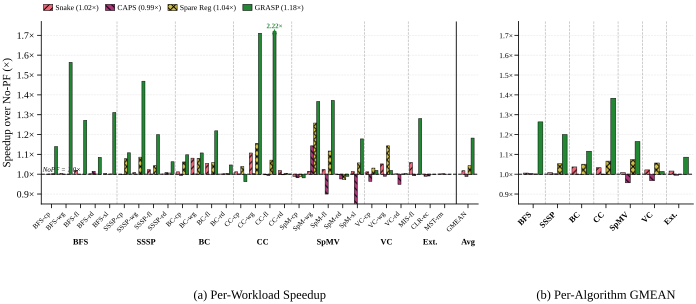

Generate this figure with Python:
#!/usr/bin/env python3
"""
Round 4 §5.2 Layout C: Side-by-side composite (per-workload bars + per-alg GMEAN bars).

Two columns with width ratio 2.5:1
  Left  (a): Full 28-workload x 4-scheme grouped bars (squeezed to ~5" wide)
  Right (b): Per-algorithm GMEAN x 4-scheme grouped bars (7 alg groups x 4 bars)

Round 4 visual rules:
  - PALETTE_TOL_BRIGHT (greens/reds/purples) — no blue/orange
  - HATCHES_DENSE for B&W readability
  - GRASP = green (palette[0]) + solid (HATCHES_DENSE[0])
  - Subplot labels (a)/(b) BELOW axes via subplot_label helper
  - Path depth: parents[5]

Output: proto_r4_52_C.{pdf,svg} in this directory.
"""
from __future__ import annotations
import json
import re
import sys
from pathlib import Path

import numpy as np

# NOTE: round4/ is 5 levels deep from repo root
_REPO = Path(__file__).resolve().parents[5]
sys.path.insert(0, str(_REPO / "ima_plan/07_paper_outline/plot_style"))
from plot_util import (  # noqa: E402
    apply_style, figsize_full, save_fig,
    PALETTE_TOL_BRIGHT, HATCHES_DENSE, subplot_label,
)
from workload_names import (  # noqa: E402
    ORDERED_28, SHORT_NAME, ALG_GROUPS, group_separator_positions,
)

apply_style()
import matplotlib.pyplot as plt  # noqa: E402
from matplotlib.patches import Patch  # noqa: E402


# ── Path constants ───────────────────────────────────────────────────────────
EFF_JSON = (_REPO /
            "ima_plan/07_paper_outline/figures/effectiveness_data.json")
SOTA_MD = (_REPO /
           "ima_plan/05_implementation/sota_baseline/"
           "sota_experiment_results.md")


# ── Step 1: Load GRASP D5b speedups ──────────────────────────────────────────
eff = json.loads(EFF_JSON.read_text())
grasp_pct = {}
for k in ORDERED_28:
    grasp_pct[k] = eff["workloads"][k]["derived"]["speedup_pct"]


# ── Step 2: Parse SOTA top table ─────────────────────────────────────────────
sota_text = SOTA_MD.read_text()
row_re = re.compile(
    r"\|\s*\d+\s*\|\s*`([^`]+)`\s*\|[^|]*\|[^|]*\|"
    r"\s*([+-]?\d+\.\d+)%\s*\|"
    r"\s*([+-]?\d+\.\d+)%\s*\|"
    r"\s*([+-]?\d+\.\d+)%\s*\|"
)
sota_pct = {}
for m in row_re.finditer(sota_text):
    name = m.group(1)
    sota_pct[name] = {
        "Snake":     float(m.group(2)),
        "CAPS":      float(m.group(3)),
        "Spare Reg": float(m.group(4)),
    }


# ── Step 3: Extended workloads ───────────────────────────────────────────────
ext_re = re.compile(
    r"\|\s*`(pann_\w+|ls_\w+)`\s*\|[^|]*\|[^|]*\|\s*"
    r"(Snake|CAPS|Spare Reg)\s*\|\s*([\d\.]+)\s*\|"
)
ext_sota_ipc = {}
for m in ext_re.finditer(sota_text):
    name, scheme, ipc = m.group(1), m.group(2), float(m.group(3))
    ext_sota_ipc.setdefault(name, {})[scheme] = ipc

for name in ("pann_mis_flickr", "pann_color_eco", "ls_mst_rmat12"):
    np_ipc = eff["workloads"][name]["baseline"]["ipc"]
    sota_pct[name] = {}
    for scheme in ("Snake", "CAPS", "Spare Reg"):
        sota_ipc = ext_sota_ipc.get(name, {}).get(scheme)
        if sota_ipc is None:
            sota_pct[name][scheme] = 0.0
        else:
            sota_pct[name][scheme] = (sota_ipc / np_ipc - 1.0) * 100.0


# ── Step 4: Build per-scheme arrays ──────────────────────────────────────────
def to_mult(pct: float) -> float:
    return 1.0 + pct / 100.0


snake_mult = np.array([to_mult(sota_pct[k]["Snake"])     for k in ORDERED_28])
caps_mult  = np.array([to_mult(sota_pct[k]["CAPS"])      for k in ORDERED_28])
spare_mult = np.array([to_mult(sota_pct[k]["Spare Reg"]) for k in ORDERED_28])
grasp_mult = np.array([to_mult(grasp_pct[k])             for k in ORDERED_28])


def gmean(arr: np.ndarray) -> float:
    return float(np.exp(np.mean(np.log(arr))))


snake_gm = gmean(snake_mult)
caps_gm  = gmean(caps_mult)
spare_gm = gmean(spare_mult)
grasp_gm = gmean(grasp_mult)

# Append global GMEAN as last column on the LEFT panel
snake_all = np.append(snake_mult, snake_gm)
caps_all  = np.append(caps_mult,  caps_gm)
spare_all = np.append(spare_mult, spare_gm)
grasp_all = np.append(grasp_mult, grasp_gm)

n_wkl = len(ORDERED_28)
n_total = n_wkl + 1
labels = [SHORT_NAME[k] for k in ORDERED_28] + ["GMEAN"]


# ── Per-algorithm GMEAN (RIGHT panel) ────────────────────────────────────────
key_to_idx = {k: i for i, k in enumerate(ORDERED_28)}
alg_names = [g for g, _ in ALG_GROUPS]


def alg_gmean(arr: np.ndarray, gwkls) -> float:
    idxs = [key_to_idx[k] for k in gwkls]
    sub = arr[idxs]
    return float(np.exp(np.mean(np.log(sub))))


snake_alg = np.array([alg_gmean(snake_mult, gw) for _, gw in ALG_GROUPS])
caps_alg  = np.array([alg_gmean(caps_mult,  gw) for _, gw in ALG_GROUPS])
spare_alg = np.array([alg_gmean(spare_mult, gw) for _, gw in ALG_GROUPS])
grasp_alg = np.array([alg_gmean(grasp_mult, gw) for _, gw in ALG_GROUPS])


# ── Figure layout: 1 row × 2 cols (width_ratios=[2.5, 1]) ───────────────────
fig = plt.figure(
    figsize=figsize_full(aspect=0.40),
    constrained_layout=True,
)
gs = fig.add_gridspec(
    nrows=1, ncols=2,
    width_ratios=[2.5, 1.0],
    wspace=0.06,
)
ax_left = fig.add_subplot(gs[0])
ax_right = fig.add_subplot(gs[1])


# ────────────────────────────────────────────────────────────────────────────
# LEFT — Per-workload grouped bars (squeezed)
# ────────────────────────────────────────────────────────────────────────────
GMEAN_GAP = 0.6
x = np.arange(n_total, dtype=float)
x[-1] += GMEAN_GAP

bar_w = 0.21
offsets = np.array([-1.5, -0.5, 0.5, 1.5]) * bar_w

Y_LO, Y_HI = 0.85, 1.72

schemes = [
    ("Snake",     snake_all, PALETTE_TOL_BRIGHT[1], HATCHES_DENSE[1]),
    ("CAPS",      caps_all,  PALETTE_TOL_BRIGHT[2], HATCHES_DENSE[2]),
    ("Spare Reg", spare_all, PALETTE_TOL_BRIGHT[3], HATCHES_DENSE[3]),
    ("GRASP",     grasp_all, PALETTE_TOL_BRIGHT[0], HATCHES_DENSE[0]),
]


def height_from_baseline(vals: np.ndarray) -> np.ndarray:
    clipped = np.minimum(vals, Y_HI)
    return clipped - 1.0


bar_containers = {}
for i, (name, vals, color, hatch) in enumerate(schemes):
    heights = height_from_baseline(vals)
    bars = ax_left.bar(
        x + offsets[i], heights, bar_w,
        bottom=1.0,
        label=name, color=color, hatch=hatch,
        edgecolor="black", linewidth=0.35,
        zorder=3,
    )
    bar_containers[name] = (bars, vals, color)

# Annotate clipped outliers
for name, (bars, vals, color) in bar_containers.items():
    for j, bar in enumerate(bars):
        v = vals[j]
        if v < Y_HI:
            continue
        cx = bar.get_x() + bar.get_width() / 2
        ax_left.annotate(
            f"{v:.2f}\u00d7",
            xy=(cx, Y_HI),
            xytext=(0, 1.2), textcoords="offset points",
            ha="center", va="bottom",
            fontsize=5.0, fontweight="bold", color=color,
            zorder=6,
        )
        ax_left.annotate(
            "",
            xy=(cx, Y_HI + 0.012), xytext=(cx, Y_HI - 0.005),
            arrowprops=dict(arrowstyle="->", color=color,
                            lw=0.5, shrinkA=0, shrinkB=0),
            zorder=5,
        )

# Baseline reference line + label
ax_left.axhline(1.0, color="black", linestyle="--", linewidth=0.7, zorder=2)
ax_left.text(
    -0.6, 1.005, "NoPF = 1.0\u00d7",
    fontsize=5.0, color="black", ha="left", va="bottom",
    style="italic", zorder=2,
)

# Group separators
for sp in group_separator_positions(ORDERED_28):
    ax_left.axvline(x=sp, color="#999999", linestyle="--",
                    linewidth=0.5, alpha=0.7, zorder=1)
gmean_sep_x = (n_wkl - 1) + (1 + GMEAN_GAP) / 2.0
ax_left.axvline(x=gmean_sep_x, color="black", linestyle="-",
                linewidth=0.8, alpha=0.8, zorder=1)

# Algorithm group labels under x-tick labels
cumulative = 0
for gname, gwkls in ALG_GROUPS:
    gsize = len(gwkls)
    centre = cumulative + (gsize - 1) / 2.0
    ax_left.annotate(
        gname,
        xy=(centre, 0), xycoords=("data", "axes fraction"),
        xytext=(0, -25), textcoords="offset points",
        ha="center", va="top",
        fontsize=6.0, fontweight="bold",
        annotation_clip=False,
    )
    cumulative += gsize
ax_left.annotate(
    "Avg",
    xy=(x[-1], 0), xycoords=("data", "axes fraction"),
    xytext=(0, -25), textcoords="offset points",
    ha="center", va="top",
    fontsize=6.0, fontweight="bold",
    annotation_clip=False,
)

ax_left.set_xticks(x)
ax_left.set_xticklabels(labels, rotation=45, ha="right", fontsize=5.0)
ax_left.set_xlim(-0.7, x[-1] + 0.7)
ax_left.set_ylim(Y_LO, Y_HI + 0.05)
ax_left.set_ylabel("Speedup over No-PF (\u00d7)")
yticks = [0.9, 1.0, 1.1, 1.2, 1.3, 1.4, 1.5, 1.6, 1.7]
ax_left.set_yticks(yticks)
ax_left.set_yticklabels([f"{t:.1f}\u00d7" for t in yticks])

# Legend (above left panel) with per-scheme global GMEAN inline
legend_patches = [
    Patch(facecolor=PALETTE_TOL_BRIGHT[1], edgecolor="black",
          hatch=HATCHES_DENSE[1], linewidth=0.4,
          label=f"Snake ({snake_gm:.2f}\u00d7)"),
    Patch(facecolor=PALETTE_TOL_BRIGHT[2], edgecolor="black",
          hatch=HATCHES_DENSE[2], linewidth=0.4,
          label=f"CAPS ({caps_gm:.2f}\u00d7)"),
    Patch(facecolor=PALETTE_TOL_BRIGHT[3], edgecolor="black",
          hatch=HATCHES_DENSE[3], linewidth=0.4,
          label=f"Spare Reg ({spare_gm:.2f}\u00d7)"),
    Patch(facecolor=PALETTE_TOL_BRIGHT[0], edgecolor="black",
          hatch=HATCHES_DENSE[0], linewidth=0.4,
          label=f"GRASP ({grasp_gm:.2f}\u00d7)"),
]
ax_left.legend(
    handles=legend_patches, ncol=4, fontsize=5.5,
    loc="lower left", bbox_to_anchor=(0.0, 1.04), frameon=False,
    handlelength=1.2, handleheight=0.85,
    columnspacing=0.9, handletextpad=0.35,
    borderaxespad=0,
)
subplot_label(ax_left, "(a) Per-Workload Speedup", y=-0.55)


# ────────────────────────────────────────────────────────────────────────────
# RIGHT — Per-algorithm GMEAN grouped bars
# ────────────────────────────────────────────────────────────────────────────
n_alg = len(ALG_GROUPS)
xa = np.arange(n_alg, dtype=float)
bar_wa = 0.20
offsets_a = np.array([-1.5, -0.5, 0.5, 1.5]) * bar_wa

Y2_HI = 1.72  # match left panel ceiling

schemes_alg = [
    ("Snake",     snake_alg, PALETTE_TOL_BRIGHT[1], HATCHES_DENSE[1]),
    ("CAPS",      caps_alg,  PALETTE_TOL_BRIGHT[2], HATCHES_DENSE[2]),
    ("Spare Reg", spare_alg, PALETTE_TOL_BRIGHT[3], HATCHES_DENSE[3]),
    ("GRASP",     grasp_alg, PALETTE_TOL_BRIGHT[0], HATCHES_DENSE[0]),
]

for i, (name, vals, color, hatch) in enumerate(schemes_alg):
    heights = np.minimum(vals, Y2_HI) - 1.0
    bars_a = ax_right.bar(
        xa + offsets_a[i], heights, bar_wa,
        bottom=1.0,
        color=color, hatch=hatch,
        edgecolor="black", linewidth=0.35,
        zorder=3,
    )
    # Outlier annotation
    for j, bar in enumerate(bars_a):
        v = vals[j]
        if v < Y2_HI:
            continue
        cx = bar.get_x() + bar.get_width() / 2
        ax_right.annotate(
            f"{v:.2f}\u00d7",
            xy=(cx, Y2_HI),
            xytext=(0, 1.2), textcoords="offset points",
            ha="center", va="bottom",
            fontsize=5.0, fontweight="bold", color=color,
            zorder=6,
        )

ax_right.axhline(1.0, color="black", linestyle="--", linewidth=0.7, zorder=2)

# Group separators between algorithms
for k in range(1, n_alg):
    ax_right.axvline(k - 0.5, color="#999999", linestyle="--",
                     linewidth=0.5, alpha=0.7, zorder=1)

ax_right.set_xticks(xa)
ax_right.set_xticklabels(alg_names, rotation=45, ha="right",
                         fontsize=6.0, fontweight="bold")
ax_right.set_xlim(-0.6, n_alg - 0.4)
ax_right.set_ylim(Y_LO, Y_HI + 0.05)
ax_right.set_yticks(yticks)
# Compact y-axis: hide tick labels (shared semantics with left panel)
ax_right.set_yticklabels([f"{t:.1f}\u00d7" for t in yticks], fontsize=5.5)
ax_right.tick_params(axis="y", pad=1)

subplot_label(ax_right, "(b) Per-Algorithm GMEAN", y=-0.55)


# ── Save ────────────────────────────────────────────────────────────────────
out_dir = Path(__file__).resolve().parent
save_fig(fig, "proto_r4_52_C", out_dir)
plt.close(fig)


# ── Console summary ─────────────────────────────────────────────────────────
print("=== Round 4 §5.2 Layout C — Side-by-side ===")
print(f"Workloads: {n_wkl}  |  Global GMEAN per scheme:")
print(f"  Snake     {snake_gm:.3f}\u00d7")
print(f"  CAPS      {caps_gm:.3f}\u00d7")
print(f"  Spare Reg {spare_gm:.3f}\u00d7")
print(f"  GRASP     {grasp_gm:.3f}\u00d7")
print()

print("Per-algorithm GMEAN (right panel):")
print(f"  {'group':6s}  {'Snake':>8s}  {'CAPS':>8s}  {'SR':>8s}  {'GRASP':>8s}")
for i, gn in enumerate(alg_names):
    print(f"  {gn:6s}  {snake_alg[i]:>7.3f}\u00d7  {caps_alg[i]:>7.3f}\u00d7  "
          f"{spare_alg[i]:>7.3f}\u00d7  {grasp_alg[i]:>7.3f}\u00d7")

print(f"\nClipped bars (>{Y_HI:.2f}\u00d7) annotated above the bar:")
for name, (_, vals, _) in bar_containers.items():
    for j, v in enumerate(vals[:-1]):
        if v >= Y_HI:
            print(f"  {name:9s}  {ORDERED_28[j]:18s}  {v:.3f}\u00d7")

print(f"\nSaved to {out_dir}/proto_r4_52_C.{{pdf,svg}}")
